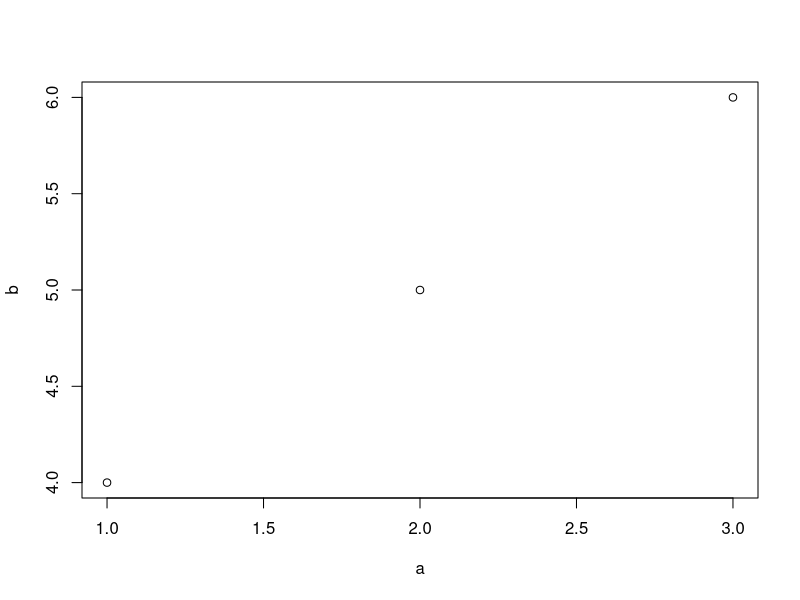
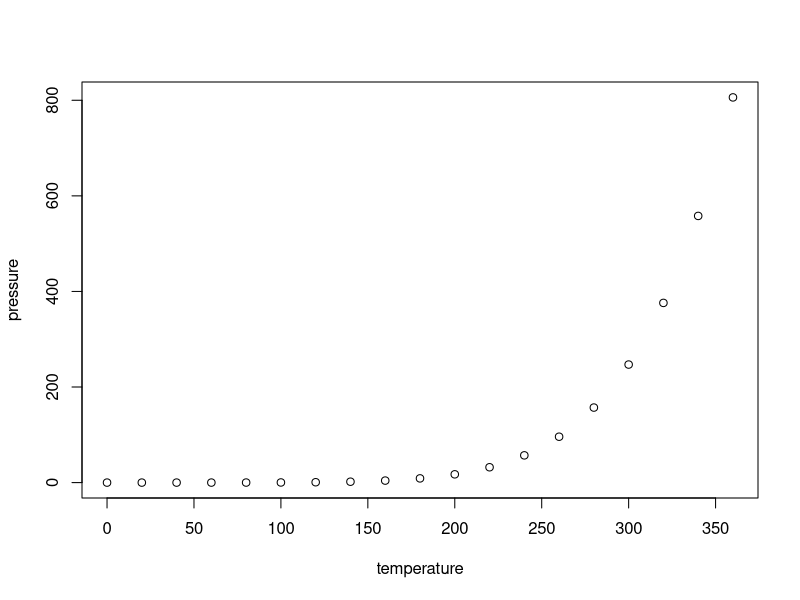

Reproduce these figures in R, in order.
## ---- chunk 1
knitr::opts_chunk$set(echo = TRUE)
## ---- chunk 2
a <- c(1:3)
b <- c(4:6)
c <- outer(a, b)
plot(a, b)

g <- function(pa1, pa2){
  (pa1 * pa2) / 100
}
## ---- chunk 3
plot(pressure)
